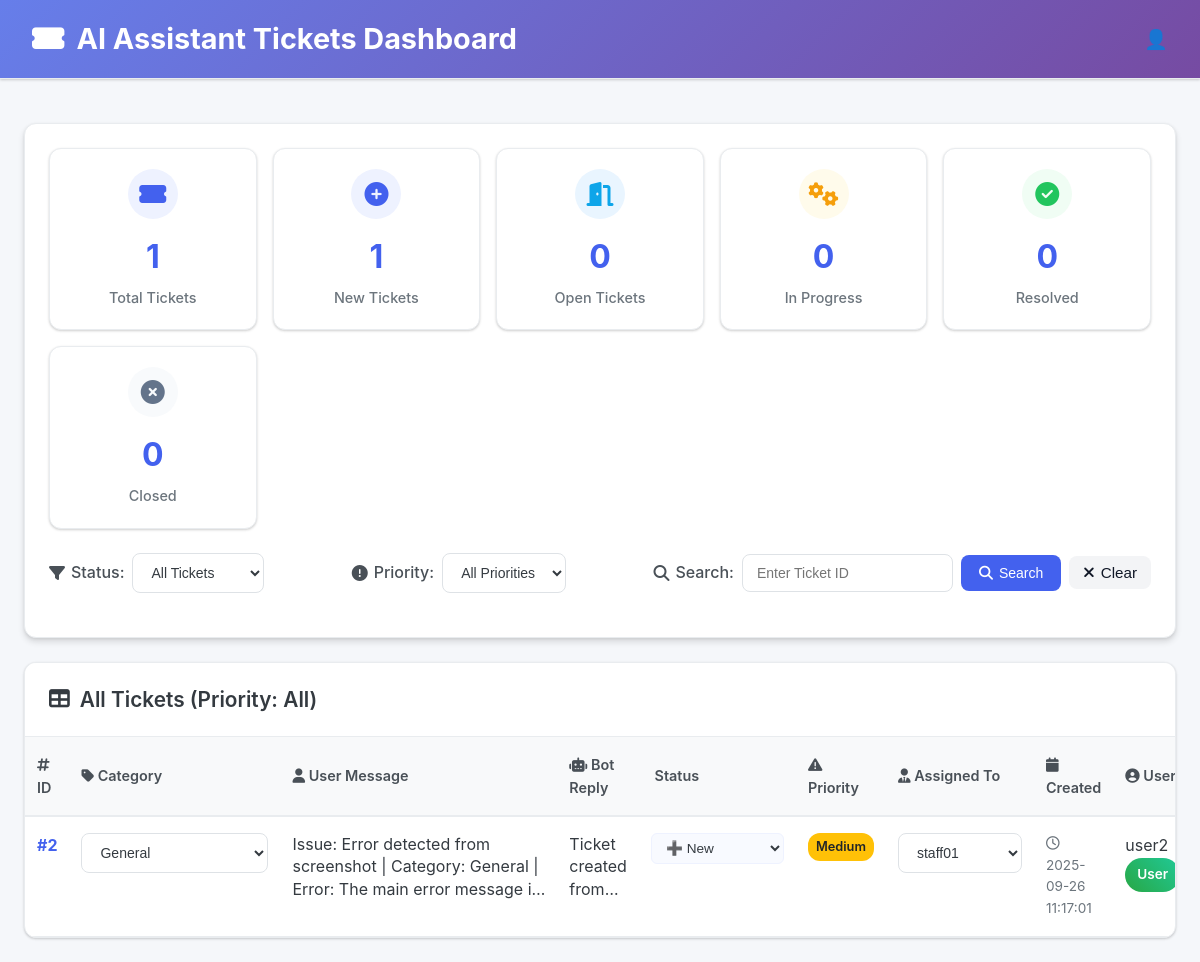
Screenshot of /tickets (signed in) with the database file from the repository.
### tables this page shows
CREATE TABLE tickets (
        id INTEGER PRIMARY KEY AUTOINCREMENT,
        user_id INTEGER NOT NULL,
        user_message TEXT NOT NULL,
        bot_reply TEXT,
        status TEXT DEFAULT 'New',
        ticket_type TEXT DEFAULT 'General',
        priority TEXT DEFAULT 'Medium',
        assigned_to INTEGER,  -- NEW: Staff member assigned to this ticket
        screenshot TEXT,
        created_at TIMESTAMP DEFAULT CURRENT_TIMESTAMP,
        updated_at TIMESTAMP DEFAULT CURRENT_TIMESTAMP,
        FOREIGN KEY(user_id) REFERENCES users(id),
        FOREIGN KEY(assigned_to) REFERENCES users(id)
    );

CREATE TABLE users (
        id INTEGER PRIMARY KEY AUTOINCREMENT,
        username TEXT NOT NULL UNIQUE,
        password TEXT NOT NULL,
        role TEXT NOT NULL CHECK(role IN ('User', 'Staff', 'Admin')),
        created_at TIMESTAMP DEFAULT CURRENT_TIMESTAMP
    );

### app.py (the view)
@app.route("/tickets")
@login_required
def tickets_view():
    try:
        filter_status = request.args.get("status", "All")
        filter_priority = request.args.get("priority", "All")
        filter_assigned = request.args.get("assigned", "All")
        user_id = None
        assigned_to = None
        if current_user.role == "User":
            user_id = current_user.id
        elif current_user.role == "Staff":
            assigned_to = current_user.id
        elif current_user.role == "Admin":
            if filter_assigned == "unassigned":
                assigned_to = "unassigned"
            elif filter_assigned != "All" and filter_assigned.isdigit():
                assigned_to = int(filter_assigned)
        if filter_status.lower() == "all":
            filter_status = "All"
        if filter_priority.lower() == "all":
            filter_priority = "All"
        logger.info(f"Fetching tickets for user: {current_user.username}, role: {current_user.role}, "
                    f"filter_status: {filter_status}, filter_priority: {filter_priority}, "
                    f"filter_assigned: {filter_assigned}, user_id: {user_id}, assigned_to: {assigned_to}")
        tickets = get_filtered_tickets(
            user_id=user_id,
            status=filter_status if filter_status != "All" else None,
            priority=filter_priority if filter_priority != "All" else None,
            assigned_to=assigned_to
        )
        staff_members = get_all_staff_members() if current_user.role == "Admin" else []
        logger.info(f"Retrieved {len(tickets)} tickets")
        return render_template("tickets.html",
                             tickets=tickets,
                             filter_status=filter_status,
                             filter_priority=filter_priority,
                             filter_assigned=filter_assigned,
                             staff_members=staff_members)
    except Exception as e:
        logger.error(f"Error in tickets endpoint: {e}")
        return render_template("tickets.html",
                             tickets=[],
                             filter_status="All",
                             filter_priority="All",
                             filter_assigned="All",
                             staff_members=[],
                             error=f"Error loading tickets: {str(e)}")

### app.py (called while the page is built)
@login_manager.user_loader
def load_user(user_id):
    user_data = db_get_user(int(user_id))
    return User(user_data) if user_data else None

### database.py (called while the page is built)
def get_user(user_id):
    conn = sqlite3.connect(DB_NAME)
    conn.row_factory = sqlite3.Row
    cursor = conn.cursor()
    cursor.execute("SELECT * FROM users WHERE id = ?", (user_id,))
    user = cursor.fetchone()
    conn.close()
    return dict(user) if user else None

### templates/tickets.html (shortened to what this page needs)
<!DOCTYPE html>
<html lang="en">
<head>
    <link rel="stylesheet" href="https://cdnjs.cloudflare.com/ajax/libs/font-awesome/6.4.0/css/all.min.css">
    <link rel="stylesheet" href="{{ url_for('static', filename='tickets.css') }}">
</head>
<body>
    <header>
        <h1><i class="fas fa-ticket-alt"></i> AI Assistant Tickets Dashboard</h1>
        <div class="user-menu">
            <div class="user-icon" onclick="toggleDropdown()">👤</div>
        </div>
    </header>
    <div class="container">
        <div class="dashboard-header">
            <div class="stats">
                <div class="stat-card">
                    <div class="stat-icon">
                        <i class="fas fa-ticket-alt"></i>
                    </div>
                    <div class="stat-number">{{ tickets|length }}</div>
                    <div class="stat-label">Total Tickets</div>
                </div>
                <div class="stat-card">
                    <div class="stat-icon" style="background: #eef2ff; color: #4361ee;">
                        <i class="fas fa-plus-circle"></i>
                    </div>
                    <div class="stat-number">{% set new_count = tickets|selectattr('status', 'equalto',
                        'New')|list|length %}{{ new_count }}</div>
                    <div class="stat-label">New Tickets</div>
                </div>
                <div class="stat-card">
                    <div class="stat-icon" style="background: #e9f5ff; color: #0ea5e9;">
                        <i class="fas fa-door-open"></i>
                    </div>
                    <div class="stat-number">{% set open_count = tickets|selectattr('status', 'equalto',
                        'Open')|list|length %}{{ open_count }}</div>
                    <div class="stat-label">Open Tickets</div>
                </div>
                <div class="stat-card">
                    <div class="stat-icon" style="background: #fffbeb; color: #f59e0b;">
                        <i class="fas fa-cogs"></i>
                    </div>
                    <div class="stat-number">{% set in_progress_count = tickets|selectattr('status', 'equalto', 'In
                        Progress')|list|length %}{{ in_progress_count }}</div>
                    <div class="stat-label">In Progress</div>
                </div>
                <div class="stat-card">
                    <div class="stat-icon" style="background: #f0fdf4; color: #22c55e;">
                        <i class="fas fa-check-circle"></i>
                    </div>
                    <div class="stat-number">{% set resolved_count = tickets|selectattr('status', 'equalto',
                        'Resolved')|list|length %}{{ resolved_count }}</div>
                    <div class="stat-label">Resolved</div>
                </div>
                <div class="stat-card">
                    <div class="stat-icon" style="background: #f8fafc; color: #64748b;">
                        <i class="fas fa-times-circle"></i>
                    </div>
                    <div class="stat-number">{% set closed_count = tickets|selectattr('status', 'equalto',
                        'Closed')|list|length %}{{ closed_count }}</div>
                    <div class="stat-label">Closed</div>
                </div>
            </div>
            <div class="controls">
                <div class="control-group">
                    <label for="statusFilter"><i class="fas fa-filter"></i> Status:</label>
                    <select id="statusFilter" onchange="applyFilters()">
                        <option value="All" {% if filter_status=='All' %}selected{% endif %}>All Tickets</option>
                    </select>
                </div>
                <div class="control-group">
                    <label for="priorityFilter"><i class="fas fa-exclamation-circle"></i> Priority:</label>
                    <select id="priorityFilter" onchange="applyFilters()">
                        <option value="All" {% if filter_priority=='All' %}selected{% endif %}>All Priorities</option>
                    </select>
                </div>
                <div class="control-group">
                    <label for="searchId"><i class="fas fa-search"></i> Search:</label>
                    <input type="number" id="searchId" placeholder="Enter Ticket ID" />
                    <button onclick="searchTicket()"><i class="fas fa-search"></i> Search</button>
                    <button onclick="clearSearch()" class="btn-secondary"><i class="fas fa-times"></i> Clear</button>
                </div>
            </div>
        </div>
        <div class="table-wrapper">
            {% if tickets %}
            <div class="table-header">
                <h3><i class="fas fa-table"></i>
                    {% if filter_status == 'All' %}All Tickets{% else %}{{ filter_status }} Tickets{% endif %}
                    (Priority: {{ filter_priority }})
                </h3>
            </div>
            <table id="tickets-table">
                <thead>
                    <tr>
                        <th><i class="fas fa-hashtag"></i> ID</th>
                        <th><i class="fas fa-tag"></i> Category</th>
                        <th><i class="fas fa-user"></i> User Message</th>
                        <th><i class="fas fa-robot"></i> Bot Reply</th>
                        <th> Status</th>
                        <th><i class="fas fa-exclamation-triangle"></i> Priority</th>
                        {% if current_user.role in ["Staff", "Admin"] %}
                        <th><i class="fas fa-user-tie"></i> Assigned To</th>
                        {% endif %}
                        <th><i class="fas fa-calendar"></i> Created</th>
                        <th><i class="fas fa-user-circle"></i> User</th>
                    </tr>
                </thead>
                <tbody>
                    {% for ticket in tickets %}
                    <tr data-ticket-id="{{ ticket.id }}">
                        <td class="ticket-id">#{{ ticket.id }}</td>
                        <td>
                            {% if current_user.role in ["Staff", "Admin"] %}
                            <select class="category-dropdown" onchange="updateCategory({{ ticket.id }}, this.value)">
                                <option value="General" {% if ticket.ticket_type=='General' %}selected{% endif %}>
                                    General</option>
                            </select>
                            {% endif %}
                        </td>
                        <td class="message-cell">
                            <div class="message-preview">{{ ticket.user_message }}</div>
                        </td>
                        <td class="message-cell">
                            <div class="message-preview">{{ ticket.bot_reply }}</div>
                        </td>
                        <td>
                            {% if current_user.role in ["Staff", "Admin"] %}
                            <select class="status-dropdown" onchange="updateStatus({{ ticket.id }}, this.value)" >
                                <option value="New" {% if ticket.status=='New' %}selected{% endif %}>➕ New</option>
                            </select>
                            {% else %}
                            <span class="status-badge status-{{ ticket.status.lower().replace(' ', '-') }}">
                                {{ ticket.status }}
                            </span>
                            {% endif %}
                        </td>
                        <td>
                            {% if current_user.role == "Admin" %}
                            <select class="priority-dropdown" onchange="updatePriority({{ ticket.id }}, this.value)">
                                <option value="Low" {% if ticket.priority=='Low' %}selected{% endif %}>⬇️ Low</option>
                                <option value="Medium" {% if ticket.priority=='Medium' %}selected{% endif %}>➖ Medium
                                </option>
                                <option value="High" {% if ticket.priority=='High' %}selected{% endif %}>⬆️ High
                                </option>
                            </select>
                            {% else %}
                            <span class="priority-badge priority-{{ ticket.priority.lower() }}">
                                {{ ticket.priority }}
                            </span>
                            {% endif %}
                        </td>
                        {% if current_user.role in ["Staff", "Admin"] %}
                        <td class="assignment-cell">
                            {% if current_user.role == "Admin" %}
                            <select class="assignment-dropdown" onchange="assignTicket({{ ticket.id }}, this.value)">
                                <option value="unassigned" {% if not ticket.assigned_to %}selected{% endif %}>Unassigned</option>
                                {% for staff in staff_members %}
                                <option value="{{ staff.id }}" {% if ticket.assigned_to == staff.id %}selected{% endif %}>{{ staff.username }}</option>
                                {% endfor %}
                            </select>
                            {% elif current_user.role == "Staff" %}
                            <select class="assignment-dropdown" onchange="assignTicket({{ ticket.id }}, this.value)">
                                <option value="{{ current_user.id }}" {% if ticket.assigned_to == current_user.id %}selected{% endif %}>{{ current_user.username }}</option>
                            </select>
                            {% endif %}
                        </td>
                        {% endif %}
                        <td class="timestamp"><i class="far fa-clock"></i> {{ ticket.created_at or 'N/A' }}</td>
                        <td>
                            {{ ticket.username }}
                            {% if ticket.role == "Admin" %}
                            <span class="role-badge role-admin">Admin</span>
                            {% elif ticket.role == "Staff" %}
                            <span class="role-badge role-staff">Staff</span>
                            {% else %}
                            <span class="role-badge role-user">User</span>
                            {% endif %}
                        </td>
                    </tr>
                    {% endfor %}
                </tbody>
            </table>
            {% endif %}
        </div>
    </div>
</body>
</html>

### rows the page displays
tickets: id "2", ticket_type+id "General", user_message "Issue: Error detected from screenshot | Category: General | Error: The main error message…", bot_reply "Ticket created…", status+id "➕ New", priority "Medium", assigned_to+id "staff01", created_at "2025-09-26 11:17:01", username "user2"

### other values shown
{{ tickets|length }} "1"
{{ new_count }} "1"
{{ open_count }} "0"
{{ in_progress_count }} "0"
{{ resolved_count }} "0"
{{ closed_count }} "0"
{{ filter_priority }} "All"
